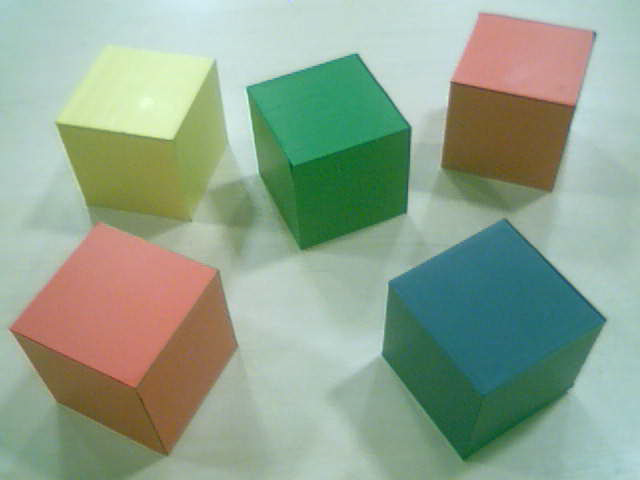
#> input picture vision/5cubes_2.png, 640 x 480 px, found by its file name
$ python detect_cube_image.py
#> lines starting #> are read from the running program, lines starting #| are printed output that depends on the picture; after the words box and inside, x2 and y2 are one past the last pixel; in counts of white or black regions, pixels touching at a corner belong together
### vision/contours.py
import cv2
import numpy as np

# [14 lines left out: function find_contours, not called in this run]

def find_contours2(frame, canny_threshold1=30, canny_threshold2=100):
    # Convert the frame to grayscale
    gray_frame = cv2.cvtColor(frame, cv2.COLOR_BGR2GRAY)

    # Apply Gaussian blur to reduce noise
    blurred_frame = cv2.GaussianBlur(gray_frame, (5, 5), 0)

    # Use the Canny edge detection algorithm to get the edges
    edges = cv2.Canny(blurred_frame, threshold1=canny_threshold1, threshold2=canny_threshold2)

    # Find contours in the edge-detected image
    all_contours, _ = cv2.findContours(edges, cv2.RETR_EXTERNAL, cv2.CHAIN_APPROX_SIMPLE)

    # Filter contours based on area and aspect ratio
    filtered_contours = []
    for contour in all_contours:
        area = cv2.contourArea(contour)
        x, y, w, h = cv2.boundingRect(contour)
        aspect_ratio = w / h

        if area >= 10 and 0.5 <= aspect_ratio <= 2:
            filtered_contours.append(contour)

    return filtered_contours


# [9 lines left out: function draw_contours, not called in this run]

def draw_contours_with_name(frame, contours, color_names):
    frame_with_contours = frame.copy()

    colors = [(255, 0, 0), (0, 255, 0), (0, 0, 255)]
    for i, contour in enumerate(contours):
        color = (4,23,123)  # Generate a color for each contour
        cv2.drawContours(frame_with_contours, [contour], -1, color, 2)

        # Get the bounding box of the contour
        x, y, w, h = cv2.boundingRect(contour)

        # Choose a font and position for the text
        font = cv2.FONT_HERSHEY_SIMPLEX
        font_scale = 0.7
        font_thickness = 2
        text_color = (255, 255, 255)  # White color for the text
        text_x = x + int(w / 2) - 30
        text_y = y + int(h / 2)

        # Get the color name for the current contour
        name = color_names[i]

        # Draw the text on the frame
        cv2.putText(frame_with_contours, name, (text_x, text_y), font, font_scale, text_color, font_thickness)

    cv2.imshow("Imagem Final", frame_with_contours)
    return frame_with_contours

def draw_specific_contours_with_name(frame, contours, color_names, num):
    frame_with_contours = frame.copy()

    colors = [(255, 0, 0), (0, 255, 0), (0, 0, 255)]
    for i, contour in enumerate(contours):
        if i == num-1:
            color = (4,23,123)  # Generate a color for each contour
            cv2.drawContours(frame_with_contours, [contour], -1, color, 2)

            # Get the bounding box of the contour
            x, y, w, h = cv2.boundingRect(contour)

            # Choose a font and position for the text
            font = cv2.FONT_HERSHEY_SIMPLEX
            font_scale = 0.7
            font_thickness = 2
            text_color = (255, 255, 255)  # White color for the text
            text_x = x + int(w / 2) - 30
            text_y = y + int(h / 2)

            # Get the color name for the current contour
            name = color_names[i]

            # Draw the text on the frame
            cv2.putText(frame_with_contours, name, (text_x, text_y), font, font_scale, text_color, font_thickness)
            cv2.imshow("Imagem Final", frame_with_contours)
            return frame_with_contours


# [21 lines left out: function print_contour_properties, not called in this run]

def print_less_contour_properties(contours):
    for i, contour in enumerate(contours):
        area = cv2.contourArea(contour)
        num_sides = len(cv2.approxPolyDP(contour, 0.03 * cv2.arcLength(contour, True), True))
        num_corners = len(cv2.convexHull(contour, clockwise=False, returnPoints=False))
        convexity = cv2.isContourConvex(contour)
        x, y, w, h = cv2.boundingRect(contour)
        compactness = (w * h) / (area + 1e-5)
        extent = area / (w * h + 1e-5)
        hull_area = cv2.contourArea(cv2.convexHull(contour))
        solidity = area / (hull_area + 1e-5)
        # orientation = cv2.fitEllipse(contour)[2]
        rectangularity = area / (w * h + 1e-5)
        circularity = (4 * np.pi * area) / (cv2.arcLength(contour, True) ** 2 + 1e-5)
        euler_number = num_corners - num_sides

        # Create a single string with all the properties
        properties_str = f"Contour {i+1} properties: Area: {area:.2f}, Sides: {num_sides}, Corners: {num_corners}, w: {w}, h: {h}"

        # Print the single string containing all properties
        print(properties_str)
def get_median_bgr_hsv_inside_contours(frame, contours):
    # Convert the frame to HSV color space
    hsv_frame = cv2.cvtColor(frame, cv2.COLOR_BGR2HSV)

    median_bgr_values = []
    median_hsv_values = []

    for contour in contours:
        # Create a mask for the current contour
        mask = np.zeros(frame.shape[:2], dtype=np.uint8)
        cv2.drawContours(mask, [contour], -1, 255, thickness=cv2.FILLED)

        # Extract the pixels inside the contour using the mask
        pixels_inside_contour = frame[np.where(mask)]
        hsv_pixels_inside_contour = hsv_frame[np.where(mask)]

        # Calculate the median BGR values of the pixels inside the contour
        median_bgr = np.median(pixels_inside_contour, axis=0)
        median_bgr_values.append(median_bgr)

        # Calculate the median HSV values of the pixels inside the contour
        median_hsv = np.median(hsv_pixels_inside_contour, axis=0)
        median_hsv_values.append(median_hsv)

    return median_bgr_values, median_hsv_values

### vision/detect_cube_image.py
from contours import *


image = cv2.imread("vision/5cubes_2.png")
#> image is the input picture: shape (480, 640, 3); mean B, G, R 142.7, 163.1, 144.2
all_contours = find_contours2(image)
#> in find_contours2, `gray_frame = cv2.cvtColor(frame, cv2.COLOR_BGR2GRAY)`:
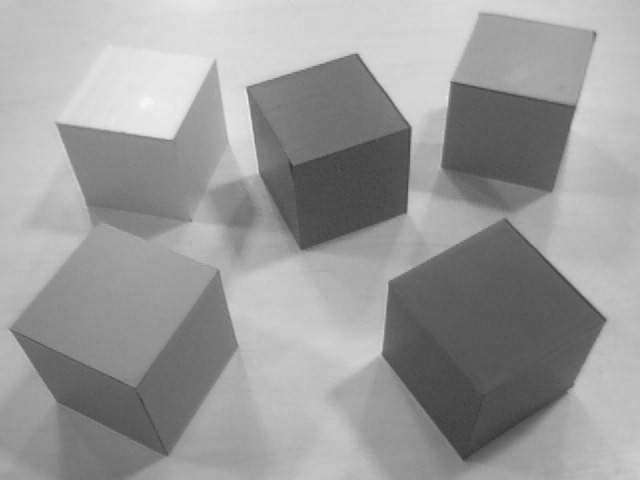
#> gray_frame: shape (480, 640); min 53, max 245, mean 155.1
#> in find_contours2, `edges = cv2.Canny(blurred_frame, threshold1=canny_threshold1, threshol..`:
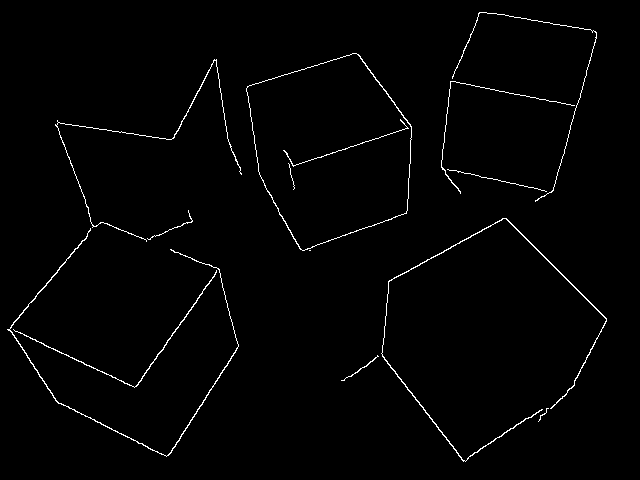
#> edges: shape (480, 640); 1.4% white in thin lines or dots, all inside (x1, y1, x2, y2) = (7, 12, 607, 462)
#> in find_contours2, `all_contours, _ = cv2.findContours(edges, cv2.RETR_EXTERNAL, cv2.CHAIN..`: all_contours = 12 contours, 5 with area under 20; largest, box (x1, y1, x2, y2) and area: (246, 53, 412, 251) 23346, (381, 218, 607, 462) 328, (7, 228, 239, 457) 240, (13, 270, 217, 388) 118, (55, 59, 242, 242) 72, (452, 12, 597, 202) 24, (441, 81, 575, 194) 20
#> the loop in find_contours2, `for contour in all_contours:` made 12 passes
#> (area, x, y, w, h, aspect_ratio) on passes 3, 5, 6, 9, 10, 11, 12: (117.5, 13, 270, 204, 118, 1.73), (240, 7, 228, 232, 229, 1.01), (328.5, 381, 218, 226, 244, 0.926), (20, 441, 81, 134, 113, 1.19), (71.5, 55, 59, 187, 183, 1.02), (23346.5, 246, 53, 166, 198, 0.838), (24, 452, 12, 145, 190, 0.763)
#> after the loop in find_contours2, `for contour in all_contours:`: filtered_contours = 9 contours, 2 with area under 20; largest, box (x1, y1, x2, y2) and area: (246, 53, 412, 251) 23346, (381, 218, 607, 462) 328, (7, 228, 239, 457) 240, (13, 270, 217, 388) 118, (55, 59, 242, 242) 72, (452, 12, 597, 202) 24, (441, 81, 575, 194) 20
#> all_contours has the same summary as filtered_contours in find_contours2
contours = all_contours
#> contours has the same summary as filtered_contours in find_contours2
# contours = [contour for contour in all_contours if len(cv2.approxPolyDP(contour, 0.03 * cv2.arcLength(contour, True), True)) >= 5
#             and cv2.contourArea(contour) >= 10
#             and 0.5 <= cv2.boundingRect(contour)[2] / cv2.boundingRect(contour)[3] <= 2]

print_less_contour_properties(contours)
#> the loop in print_less_contour_properties, `for i, contour in enumerate(contours):` made 9 passes
#> (area, num_sides, num_corners, x, y, w, h, compactness) on passes 2, 3, 4, 6, 7, 8, 9: (117.5, 4, 13, 13, 270, 204, 118, 204.9), (240, 9, 19, 7, 228, 232, 229, 221.4), (328.5, 10, 18, 381, 218, 226, 244, 167.9), (20, 6, 14, 441, 81, 134, 113, 757.1), (71.5, 10, 10, 55, 59, 187, 183, 478.6), (23346.5, 5, 30, 246, 53, 166, 198, 1.41), (24, 6, 20, 452, 12, 145, 190, 1147.9)
#| Contour 1 properties: Area: 18.00, Sides: 2, Corners: 6, w: 38, h: 26
#| Contour 2 properties: Area: 117.50, Sides: 4, Corners: 13, w: 204, h: 118
#| Contour 3 properties: Area: 240.00, Sides: 9, Corners: 19, w: 232, h: 229
#| Contour 4 properties: Area: 328.50, Sides: 10, Corners: 18, w: 226, h: 244
#| Contour 5 properties: Area: 11.00, Sides: 4, Corners: 7, w: 46, h: 30
#| Contour 6 properties: Area: 20.00, Sides: 6, Corners: 14, w: 134, h: 113
#| Contour 7 properties: Area: 71.50, Sides: 10, Corners: 10, w: 187, h: 183
#| Contour 8 properties: Area: 23346.50, Sides: 5, Corners: 30, w: 166, h: 198
#> (further printed lines are left out)

median_bgr_values, median_hsv_values = get_median_bgr_hsv_inside_contours(image, contours)
#> in get_median_bgr_hsv_inside_contours, `hsv_frame = cv2.cvtColor(frame, cv2.COLOR_BGR2HSV)`: hsv_frame: shape (480, 640, 3); mean H, S, V 61.4, 75.2, 172
#> the loop in get_median_bgr_hsv_inside_contours, `for contour in contours:` made 9 passes
#> (median_bgr, median_hsv) on passes 1 to 9: ([184, 192, 169], [81, 30, 192]), ([88, 110, 169], [8, 123, 169]), ([124.5, 143.5, 149.5], [24, 57, 151]), ([125, 137, 99], [76, 73.5, 138]), ([130, 161, 148], [42, 49, 161]), ([100, 126, 152], [14, 73, 152]), ([136, 194, 173], [42, 71, 194]), ([86, 133, 47], [71, 166, 133]), ([175, 177, 175.5], [74, 26, 184])
#> after the loop in get_median_bgr_hsv_inside_contours, `for contour in contours:`:
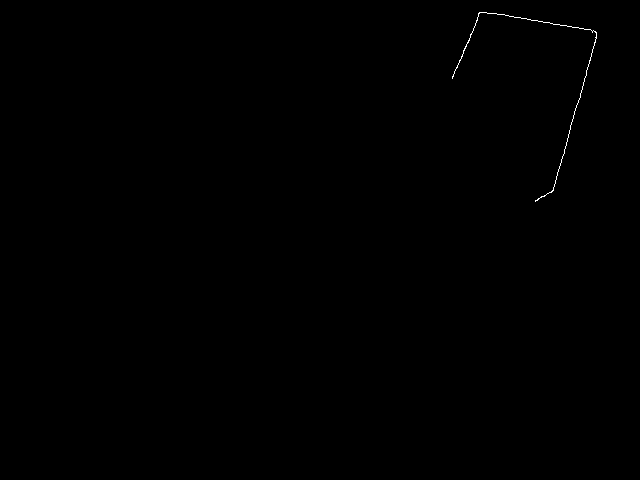
#> mask: shape (480, 640); 0.12% white in thin lines or dots, all inside (x1, y1, x2, y2) = (452, 12, 597, 202)
#> after the loop in get_median_bgr_hsv_inside_contours, `for contour in contours:`: median_bgr_values = [[184, 192, 169], [88, 110, 169], [124.5, 143.5, 149.5], [125, 137, 99], [130, 161, 148], [100, 126, 152], [136, 194, 173], [86, 133, 47], [175, 177, 175.5]]; median_hsv_values = [[81, 30, 192], [8, 123, 169], [24, 57, 151], [76, 73.5, 138], [42, 49, 161], [14, 73, 152], [42, 71, 194], [71, 166, 133], [74, 26, 184]]

color_name = [""]* len(contours)
#> color_name = ['', '', '', '', '', '', '', '', '']
# Print the median BGR and HSV values for each contour
for i, (bgr_values, hsv_values) in enumerate(zip(median_bgr_values, median_hsv_values)):
    # print(f"Contour {i + 1}: Median BGR = {bgr_values}, Median HSV = {hsv_values}")
    color_name[i] = f"{i + 1}"
#> this loop made 9 passes
#> after the loop, color_name = ['1', '2', '3', '4', '5', '6', '7', '8', '9']
    # if bgr_values[2] > (((bgr_values[0] + bgr_values[1])/2) + 20):
    #     color_name[i] = "Vermelho"

for i in range(len(contours)+1):
    draw_specific_contours_with_name(image, contours, color_name, i)
    cv2.waitKey(0)
#> this loop made 10 passes

draw_contours_with_name(image, contours, color_name)
#> the loop in draw_contours_with_name, `for i, contour in enumerate(contours):` made 9 passes
#> (x, y, w, h, text_x, text_y, name) on passes 1 to 9: (341, 355, 38, 26, 330, 368, '1'), (13, 270, 204, 118, 85, 329, '2'), (7, 228, 232, 229, 93, 342, '3'), (381, 218, 226, 244, 464, 340, '4'), (147, 210, 46, 30, 140, 225, '5'), (441, 81, 134, 113, 478, 137, '6'), (55, 59, 187, 183, 118, 150, '7'), (246, 53, 166, 198, 299, 152, '8'), (452, 12, 145, 190, 494, 107, '9')
#> after the loop in draw_contours_with_name, `for i, contour in enumerate(contours):`:
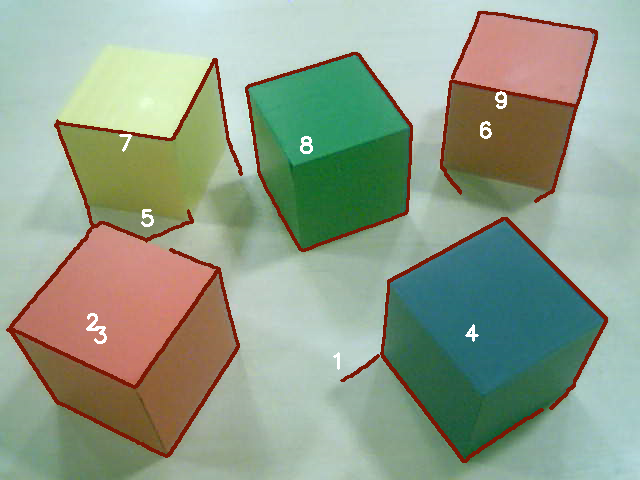
#> frame_with_contours: shape (480, 640, 3); 4.42% of pixels changed, all inside (x1, y1, x2, y2) = (6, 11, 608, 463)
cv2.waitKey(0)
